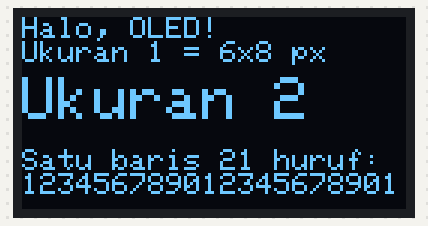
The sketch below on a simulated ESP32. On the bench: 128×64 one-colour display. What the sketch prints to the serial monitor is not drawn.

Above: at 1.1 s.

The sketch:

p1_halo_oled.ino
```cpp
/*
 * BAB 35 - Program 1: Halo, OLED!
 * Menampilkan teks ukuran 1 dan 2 di OLED, lalu mengukur
 * berapa lama oled.display() mengirim buffer 1 KB.
 *
 * Rangkaian: tidak perlu kabel. OLED SSD1306 tersambung ke
 * IO21 (SDA) dan IO22 (SCL) lewat jumper cap di kit, alamat 0x3C.
 * Library: Adafruit SSD1306 + Adafruit GFX Library (by Adafruit)
 */

#include <Wire.h>
#include <Adafruit_GFX.h>
#include <Adafruit_SSD1306.h>

#define PIN_SDA      21
#define PIN_SCL      22
#define LEBAR_LAYAR  128
#define TINGGI_LAYAR 64
#define ALAMAT_OLED  0x3C

// Objek layar: 128x64, bus I2C pertama (Wire), tanpa pin reset (-1)
Adafruit_SSD1306 oled(LEBAR_LAYAR, TINGGI_LAYAR, &Wire, -1);

// Mencetak pesan, lalu menghentikan program di sini
void berhenti(const char *pesan) {
  Serial.println(pesan);
  while (true) {
    delay(1000);
  }
}

void setup() {
  Serial.begin(115200);
  delay(1000);  // beri waktu Serial Monitor tersambung
  Serial.println("BAB 35 - Program 1: Halo, OLED!");

  Wire.begin(PIN_SDA, PIN_SCL);

  // 1. Pastikan OLED menjawab di alamat 0x3C (begin() tidak memeriksanya)
  Wire.beginTransmission(ALAMAT_OLED);
  if (Wire.endTransmission() != 0) {
    berhenti("OLED tidak menjawab di 0x3C! Periksa jumper cap SCL/SDA OLED.");
  }

  // 2. Siapkan OLED dan buffer 1 KB di RAM ESP32
  if (!oled.begin(SSD1306_SWITCHCAPVCC, ALAMAT_OLED)) {
    berhenti("Gagal menyiapkan OLED: RAM tidak cukup untuk buffer.");
  }
  Serial.println("OLED siap.");

  // 3. Gambar di buffer (layar belum berubah)
  oled.clearDisplay();               // kosongkan buffer (logo Adafruit ikut terhapus)
  oled.setTextColor(SSD1306_WHITE);  // teks = piksel menyala
  oled.setTextSize(1);               // ukuran 1: 6x8 piksel per karakter
  oled.setCursor(0, 0);              // mulai dari pojok kiri atas
  oled.println("Halo, OLED!");
  oled.println("Ukuran 1 = 6x8 px");

  oled.setTextSize(2);               // ukuran 2: 12x16 piksel per karakter
  oled.setCursor(0, 20);
  oled.println("Ukuran 2");

  oled.setTextSize(1);
  oled.setCursor(0, 44);
  oled.println("Satu baris 21 huruf:");
  oled.print("123456789012345678901");  // tepat 21 karakter, mulai di y = 52

  // 4. Kirim buffer ke layar sambil mengukur lamanya
  unsigned long mulai = micros();
  oled.display();
  unsigned long lama = micros() - mulai;
  Serial.printf("oled.display() selesai dalam %lu us\n", lama);
}

void loop() {
  // Kosong. Gambar tetap tampil karena SSD1306 menyimpannya di GDDRAM.
}
```
